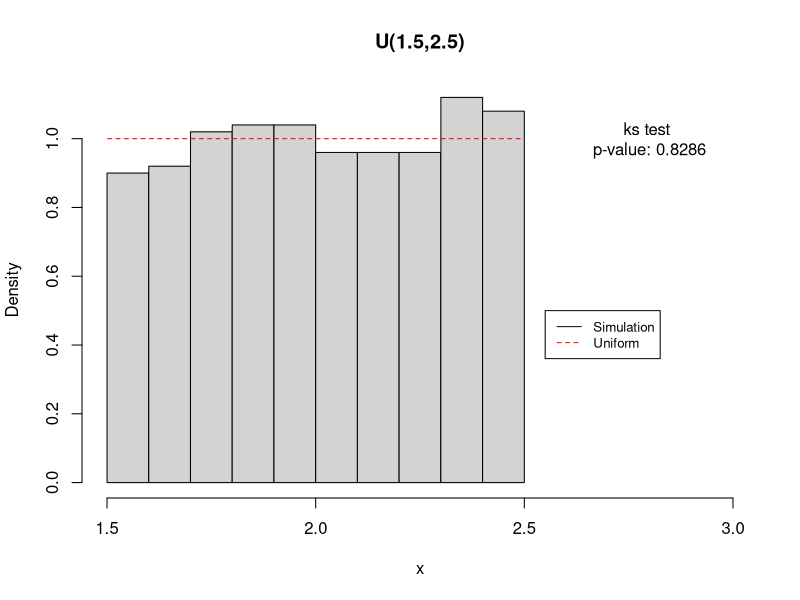
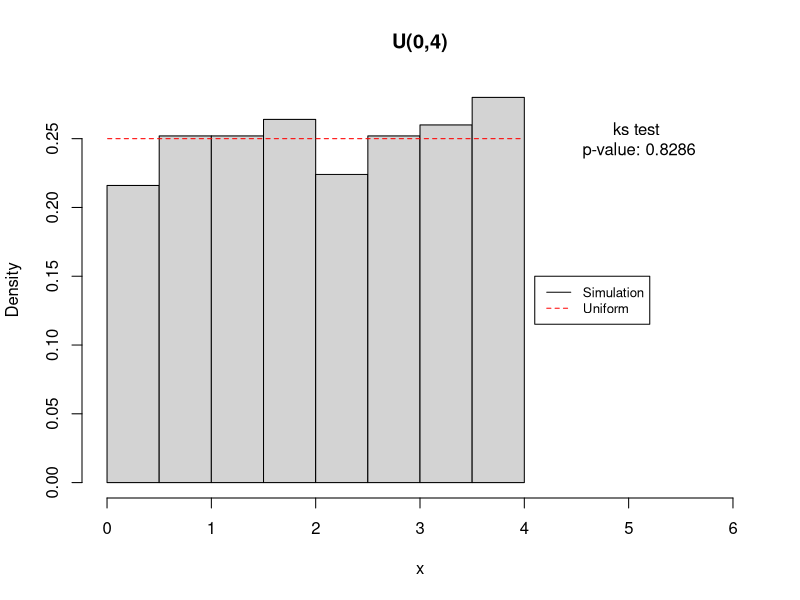
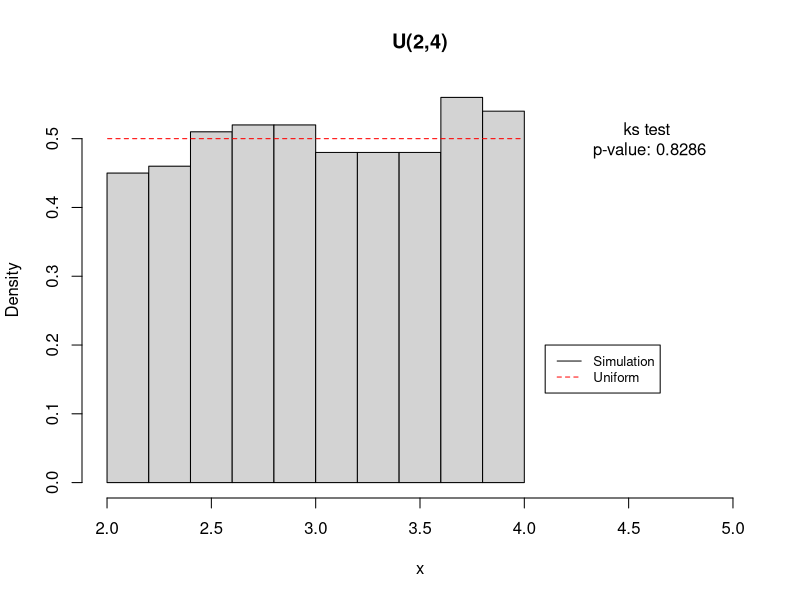

Reproduce these figures in R, in order.
# gerador

X = function(a,b,u) a + b*u

n = 500
u = runif(n)

# primeiramente vamos considerar valores arbitrários para 

a.arb = 2 
b.arb = 4

# U(a - 1/2 ; a + 1/2)

a = a.arb - (1/2)
b = 1 

# aplicando 
x = X(a,b,u)

# comparando para ver se se adequa
hist(x, freq = FALSE, main = paste0('U(', a.arb - 1/2, ',', a.arb + 1/2,')'), xlim = c(a.arb - 1/2, a.arb + 1))
lines(sort(x), dunif(sort(x), a.arb - 0.5, a.arb + 0.5), col = 'red', lty = 2)
legend(a.arb + 0.55, 0.5, legend = c("Simulation", "Uniform"), col = c("black", "red"), lty = 1:2, cex = 0.8)
text(a.arb + 0.8, 1.0, paste0('ks test \np-value: ', round(ks.test(x,"punif", a.arb - 0.5, a.arb + 0.5)$p.value, 4)))

# U(0 ; b)

a = 0
b = b.arb 

# aplicando 
x = X(a,b,u)

# comparando para ver se se adequa
hist(x, freq = FALSE, main = paste0('U(', 0, ',', b.arb,')'), xlim = c(0, b.arb + 2))
lines(sort(x), dunif(sort(x), 0, b.arb), col = 'red', lty = 2)
legend(b.arb + 0.1, 0.15, legend = c("Simulation", "Uniform"), col = c("black", "red"), lty = 1:2, cex = 0.8)
text(b.arb + 1.1, 0.25, paste0('ks test \np-value: ', round(ks.test(x,"punif", 0, b.arb)$p.value, 4)))


# U(a ; b)

a = a.arb
b = b.arb - a.arb 

# aplicando 
x = X(a,b,u)

# comparando para ver se se adequa
hist(x, freq = FALSE, main = paste0('U(', a.arb, ',', b.arb,')'), xlim = c(a.arb, b.arb + 1))
lines(sort(x), dunif(sort(x), a.arb, b.arb), col = 'red', lty = 2)
legend(b.arb+0.1, 0.2, legend = c("Simulation", "Uniform"), col = c("black", "red"), lty = 1:2, cex = 0.8)
text(b.arb+0.6, 0.5, paste0('ks test \np-value: ', round(ks.test(x,"punif", a.arb, b.arb)$p.value, 4)))
